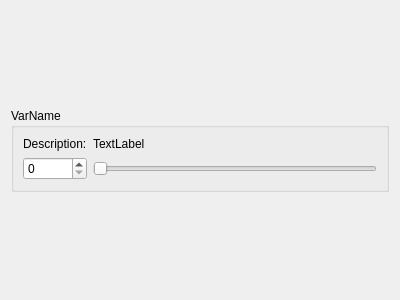
<ui version="4.0" >
 <class>Form</class>
 <widget class="QWidget" name="Form" >
  <property name="geometry" >
   <rect>
    <x>0</x>
    <y>0</y>
    <width>400</width>
    <height>300</height>
   </rect>
  </property>
  <property name="windowTitle" >
   <string>Form</string>
  </property>
  <layout class="QVBoxLayout" name="verticalLayout" >
   <item>
    <widget class="QGroupBox" name="varBox" >
     <property name="sizePolicy" >
      <sizepolicy vsizetype="Maximum" hsizetype="Preferred" >
       <horstretch>0</horstretch>
       <verstretch>0</verstretch>
      </sizepolicy>
     </property>
     <property name="title" >
      <string>VarName</string>
     </property>
     <layout class="QGridLayout" name="gridLayout" >
      <item row="0" column="0" >
       <widget class="QLabel" name="labelDesc" >
        <property name="text" >
         <string>Description:</string>
        </property>
       </widget>
      </item>
      <item row="0" column="1" >
       <widget class="QLabel" name="desc" >
        <property name="text" >
         <string>TextLabel</string>
        </property>
       </widget>
      </item>
      <item row="1" column="1" >
       <widget class="QSlider" name="slider" >
        <property name="orientation" >
         <enum>Qt::Horizontal</enum>
        </property>
       </widget>
      </item>
      <item row="1" column="0" >
       <widget class="QSpinBox" name="spinner" >
        <property name="sizePolicy" >
         <sizepolicy vsizetype="Fixed" hsizetype="Preferred" >
          <horstretch>0</horstretch>
          <verstretch>0</verstretch>
         </sizepolicy>
        </property>
       </widget>
      </item>
     </layout>
    </widget>
   </item>
  </layout>
 </widget>
 <resources/>
 <connections/>
</ui>
